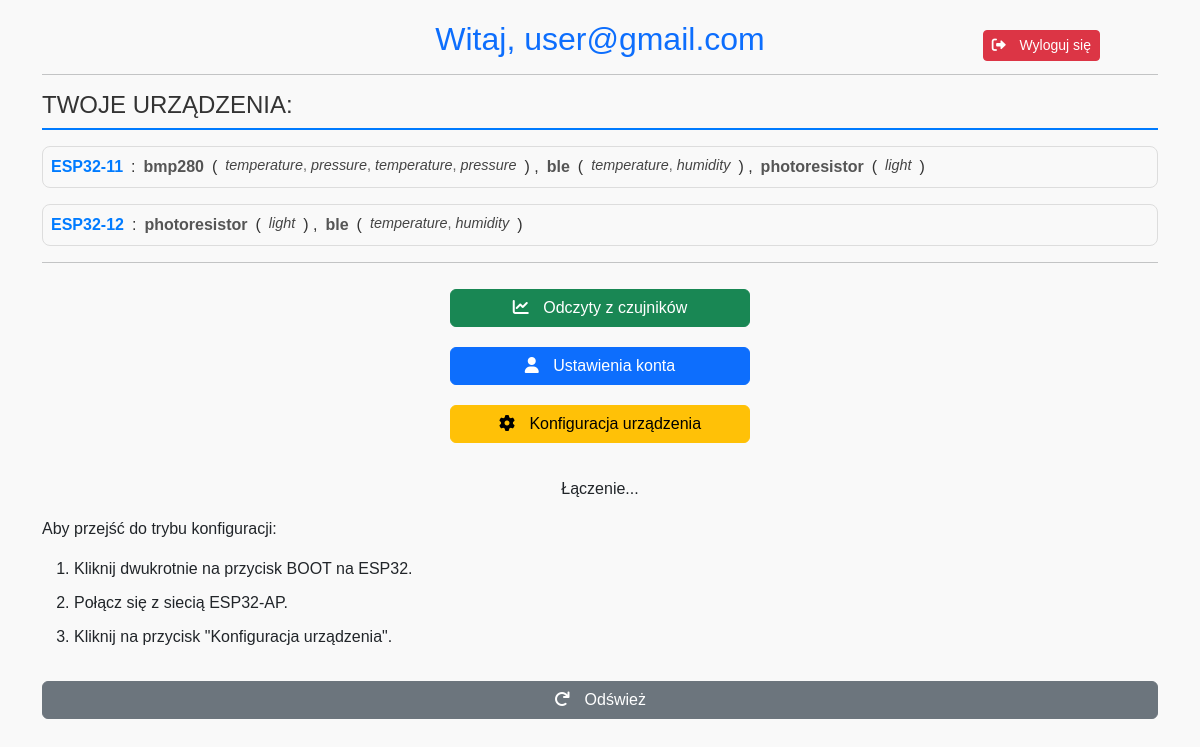
Page /index (signed in) on the committed database.
### tables this page shows
CREATE TABLE users (
        id INTEGER PRIMARY KEY AUTOINCREMENT,
        email TEXT UNIQUE NOT NULL,
        password TEXT NOT NULL
    );

CREATE TABLE devices (
        id INTEGER PRIMARY KEY AUTOINCREMENT,
        user_id INTEGER NOT NULL,
        device_id TEXT UNIQUE NOT NULL,
        status TEXT DEFAULT 'active',
        registration_date DATETIME DEFAULT CURRENT_TIMESTAMP,
        FOREIGN KEY(user_id) REFERENCES users(id) ON DELETE CASCADE
    );

CREATE TABLE sensors (
        id INTEGER PRIMARY KEY AUTOINCREMENT,
        user_id INTEGER NOT NULL,
        device_id TEXT NOT NULL,
        sensor_type TEXT NOT NULL,
        FOREIGN KEY(user_id) REFERENCES users(id) ON DELETE CASCADE,
        FOREIGN KEY(device_id) REFERENCES devices(device_id) ON DELETE CASCADE
    );

CREATE TABLE metrics (
        id INTEGER PRIMARY KEY AUTOINCREMENT,
        user_id INTEGER NOT NULL,
        device_id TEXT NOT NULL,
        sensor_type TEXT NOT NULL,
        metric TEXT NOT NULL,
        FOREIGN KEY(user_id) REFERENCES users(id) ON DELETE CASCADE,
        FOREIGN KEY(device_id) REFERENCES devices(device_id) ON DELETE CASCADE,
        FOREIGN KEY(sensor_type) REFERENCES sensors(sensor_type) ON DELETE CASCADE
    );

### app/routes/devices.py (the view)
@devices_bp.route('/index', methods=['GET'])
def index():
    if 'user_id' not in session:
        return redirect(url_for('auth.login'))
    user_id = session['user_id']
    conn = get_db_connection()
    cursor = conn.cursor()
    cursor.execute('SELECT email FROM users WHERE id = ?', (user_id,))
    user_email = cursor.fetchone()['email']
    cursor.execute('SELECT device_id FROM devices WHERE user_id = ?', (user_id,))
    devices = [row['device_id'] for row in cursor.fetchall()]
    sensors = {}
    for device in devices:
        cursor.execute('SELECT sensor_type FROM sensors WHERE user_id = ? AND device_id = ?', (user_id, device))
        sensors[device] = {}
        for row in cursor.fetchall():
            sensor_type = row['sensor_type']
            cursor.execute(
                'SELECT metric FROM metrics WHERE user_id = ? AND device_id = ? AND sensor_type = ?',
                (user_id, device, sensor_type)
            )
            sensors[device][sensor_type] = [metric_row['metric'] for metric_row in cursor.fetchall()]
    print("Devices:", devices)
    print("Sensors:", sensors)
    cursor.execute('SELECT topic FROM subscriptions WHERE user_id = ?', (user_id,))
    subscriptions = [row['topic'] for row in cursor.fetchall()]
    conn.close()
    return render_template(
        'index.html',
        email=user_email,
        devices=devices,
        sensors=sensors,
        subscriptions=subscriptions
    )

### app/database.py (called while the page is built)
def get_db_connection():
    conn = sqlite3.connect('environment_monitor.db')
    conn.row_factory = sqlite3.Row  # Umożliwia dostęp do kolumn po nazwach
    return conn

### app/templates/index.html (shortened to what this page needs)
<!DOCTYPE html>
<html lang="en">
<head>
    <link href="https://cdn.jsdelivr.net/npm/bootstrap@5.3.0-alpha3/dist/css/bootstrap.min.css" rel="stylesheet">
    <link href="https://cdnjs.cloudflare.com/ajax/libs/font-awesome/6.0.0-beta3/css/all.min.css" rel="stylesheet">
    <link href="https://cdnjs.cloudflare.com/ajax/libs/font-awesome/6.0.0-beta3/css/all.min.css" rel="stylesheet">
</head>
<body>
    <div class="container">
        <div class="text-center">
            <h2 class="text-primary">Witaj, {{ email }}</h2>
        </div>
        <button onclick="logout()" class="btn btn-danger btn-sm btn-logout" style="position: fixed; right: 100px; top: 10px">
            <i class="fa-solid fa-right-from-bracket"></i>
            Wyloguj się
        </button>
        <hr>
        <h4 class="device-header">Twoje urządzenia:</h4>
        <div class="device-container">
            {% for device, device_sensors in sensors.items() %}
                <div class="device-item">
                    <strong class="device-name">{{ device }}</strong>:
                    {% for sensor, metric_list in device_sensors.items() %}
                        <span class="sensor-name">{{ sensor }}</span>
                        (<span class="metric-list">
                            {% for metric in metric_list %}
                                <span class="metric-item">{{ metric }}</span>{% if not loop.last %}, {% endif %}
                            {% endfor %}
                        </span>)
                        {% if not loop.last %}, {% endif %}
                    {% endfor %}
                </div>
            {% endfor %}
        </div>
        <hr>
        <div class="control-buttons">
            <button onclick="goToData()" class="btn btn-success">
                <i class="fa-solid fa-chart-line"></i>
                Odczyty z czujników
            </button>
            <button onclick="goToAccountSettings()" class="btn btn-primary">
                <i class="fa-solid fa-user"></i>
                Ustawienia konta
            </button>
            <button onclick="switchToConfig()" class="btn btn-warning">
                <i class="fa-solid fa-gear"></i>
                Konfiguracja urządzenia
            </button>
        </div>
        <div class="config-box mt-4">
            <div id="mode-status" class="text-center">Łączenie...</div>
            <div class="t-1 mt-3">
                <p>Aby przejść do trybu konfiguracji:</p>
                <ol>
                    <li>Kliknij dwukrotnie na przycisk BOOT na ESP32.</li>
                    <li>Połącz się z siecią ESP32-AP.</li>
                    <li>Kliknij na przycisk "Konfiguracja urządzenia".</li>
                </ol>
            </div>
            <button onclick="checkESP32Mode()" class="btn btn-secondary w-100 mt-3">
                <i class="fa-solid fa-arrow-rotate-right"></i>
                Odśwież
            </button>
        </div>
    </div>
</body>
</html>

### app/templates/index.html (style rules this page uses)
body { font-family: Arial, sans-serif; background-color: #f9f9f9; padding: 20px; }
h1, h2 { text-align: center; color: #333; }
li { margin-bottom: 10px; }
.btn-logout { margin-top: 20px; }
.control-buttons button { margin: 10px 0; }
.device-header { font-size: 1.5rem; color: #333; margin-bottom: 1rem; text-transform: uppercase; border-bottom: 2px solid #007bff; padding-bottom: 0.5rem; }
.device-container { display: flex; flex-direction: column; gap: 1rem; }
.device-item { font-size: 1rem; color: #333; display: flex; flex-wrap: wrap; gap: 0.5rem; background-color: #f9f9f9; padding: 0.5rem; border-radius: 8px; border: 1px solid #ddd; }
.device-name { font-weight: bold; color: #007bff; }
.sensor-name { font-weight: bold; color: #555; }
.metric-list { font-size: 0.9rem; color: #666; }
.metric-item { font-style: italic; color: #444; }
.control-buttons { display: flex; flex-direction: column; align-items: center; }
.control-buttons button { width: 300px; }
i { margin-right: 10px; }

### rows in the picture
users: email "user@gmail.com"
devices: device "ESP32-11"
sensors: sensor_type "bmp280"
metrics: metric "temperature"
metrics: metric "pressure"
metrics: metric "temperature"
metrics: metric "pressure"
sensors: sensor_type "ble"
metrics: metric "temperature"
metrics: metric "humidity"
sensors: sensor_type "photoresistor"
metrics: metric "light"
devices: device "ESP32-12"
sensors: sensor_type "photoresistor"
metrics: metric "light"
sensors: sensor_type "ble"
metrics: metric "temperature"
metrics: metric "humidity"
